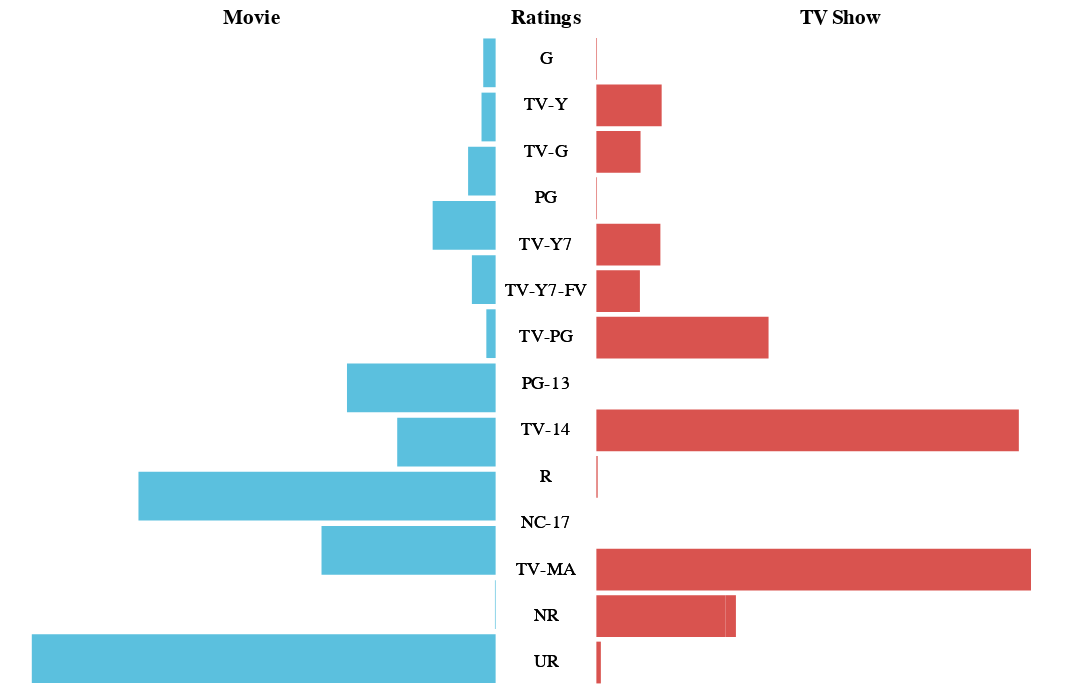

Here is the notebook cell this chart was saved with:
### Markdown cell above
#### Que: Which kind of content netflix uploads more for Teenages ?

### Code cell
rating_order = ['G', 'TV-Y', 'TV-G', 'PG', 'TV-Y7', 'TV-Y7-FV', 'TV-PG', 'PG-13', 'TV-14', 'R', 'NC-17', 'TV-MA']
base = alt.Chart(netflix_ratings).transform_calculate(
    type=alt.expr.if_(alt.datum.type == 0, 'Movie', 'TV Show')
    ).properties(
        height=400,
        width=300
    )

colors = alt.Scale(domain = ['Movie','TV Show'], range=['#5bc0de', '#d9534f'])

left = base.transform_filter(
        alt.datum.type == 'Movie'
                ).transform_joinaggregate(
                    TotalTime='sum(cnt)',
                ).transform_calculate(
                PercentOfTotal="datum.cnt / datum.TotalTime"
                ).encode(
                    y=alt.Y('rating:O', axis=None, sort=rating_order),
                    x=alt.X('PercentOfTotal:Q', axis=None, sort=alt.SortOrder('descending')),
                    color=alt.Color('type:N', scale=colors, legend=None)
                ).mark_bar().properties(title='Movie')
middle = base.encode(
    y=alt.Y('rating', axis=None, sort=rating_order),
    text=alt.Text('rating'),
    ).mark_text().properties(title = 'Ratings', width=30)

right = base.transform_filter(
        alt.datum.type == 'TV Show'
                ).transform_joinaggregate(
                    TotalTime='sum(cnt)',
                ).transform_calculate(
                PercentOfTotal="datum.cnt / datum.TotalTime"
                ).mark_text(
                        align='left',
                        baseline='middle',
                        fontSize = 20,
                        dx = 7
                ).encode(
                    y=alt.Y('rating:O', axis=None, sort=rating_order),
                    x=alt.X('PercentOfTotal:Q', axis=None),
                    text=alt.Text('PercentOfTotal:Q', format='%4.1f'),
                    color=alt.Color('type:N', scale=colors, legend=None)
                ).mark_bar().properties(title='TV Show')

alt.concat(left, middle, right, spacing=5).configure_axis(grid=False).configure_view(stroke=None)

### Figure 1 — Vega-Lite specification as saved in the notebook (floating-point values rounded to 4 significant figures)
{"config": {"view": {"continuousWidth": 400, "continuousHeight": 300, "stroke": null}, "axis": {"grid": false}}, "concat": [{"mark": "bar", "encoding": {"color": {"type": "nominal", "field": "type", "legend": null, "scale": {"domain": ["Movie", "TV Show"], "range": ["#5bc0de", "#d9534f"]}}, "x": {"type": "quantitative", "axis": null, "field": "PercentOfTotal", "sort": "descending"}, "y": {"type": "ordinal", "axis": null, "field": "rating", "sort": ["G", "TV-Y", "TV-G", "PG", "TV-Y7", "TV-Y7-FV", "TV-PG", "PG-13", "TV-14", "R", "NC-17", "TV-MA"]}}, "height": 400, "title": "Movie", "transform": [{"calculate": "if((datum.type === 0),'Movie','TV Show')", "as": "type"}, {"filter": "(datum.type === 'Movie')"}, {"joinaggregate": [{"op": "sum", "field": "cnt", "as": "TotalTime"}]}, {"calculate": "datum.cnt / datum.TotalTime", "as": "PercentOfTotal"}], "width": 300}, {"mark": "text", "encoding": {"text": {"type": "nominal", "field": "rating"}, "y": {"type": "nominal", "axis": null, "field": "rating", "sort": ["G", "TV-Y", "TV-G", "PG", "TV-Y7", "TV-Y7-FV", "TV-PG", "PG-13", "TV-14", "R", "NC-17", "TV-MA"]}}, "height": 400, "title": "Ratings", "transform": [{"calculate": "if((datum.type === 0),'Movie','TV Show')", "as": "type"}], "width": 30}, {"mark": "bar", "encoding": {"color": {"type": "nominal", "field": "type", "legend": null, "scale": {"domain": ["Movie", "TV Show"], "range": ["#5bc0de", "#d9534f"]}}, "text": {"type": "quantitative", "field": "PercentOfTotal", "format": "%4.1f"}, "x": {"type": "quantitative", "axis": null, "field": "PercentOfTotal"}, "y": {"type": "ordinal", "axis": null, "field": "rating", "sort": ["G", "TV-Y", "TV-G", "PG", "TV-Y7", "TV-Y7-FV", "TV-PG", "PG-13", "TV-14", "R", "NC-17", "TV-MA"]}}, "height": 400, "title": "TV Show", "transform": [{"calculate": "if((datum.type === 0),'Movie','TV Show')", "as": "type"}, {"filter": "(datum.type === 'TV Show')"}, {"joinaggregate": [{"op": "sum", "field": "cnt", "as": "TotalTime"}]}, {"calculate": "datum.cnt / datum.TotalTime", "as": "PercentOfTotal"}], "width": 300}], "data": {"name": "data-a3e8620ad865a748d1f2da2f3ec45625"}, "spacing": 5, "$schema": "https://vega.github.io/schema/vega-lite/v4.8.1.json", "datasets": {"data-a3e8620ad865a748d1f2da2f3ec45625": [{"rating": "G", "cnt": 36.0, "type": 0}, {"rating": "TV-Y", "cnt": 41.0, "type": 0}, {"rating": "TV-G", "cnt": 80.0, "type": 0}, {"rating": "PG", "cnt": 183.0, "type": 0}, {"rating": "TV-Y7", "cnt": 69.0, "type": 0}, {"rating": "TV-Y7-FV", "cnt": 27.0, "type": 0}, {"rating": "TV-PG", "cnt": 432.0, "type": 0}, {"rating": "PG-13", "cnt": 286.0, "type": 0}, {"rating": "TV-14", "cnt": 1038.0, "type": 0}, {"rating": "R", "cnt": 506.0, "type": 0}, {"rating": "NC-17", "cnt": 2.0, "type": 0}, {"rating": "TV-MA", "cnt": 1348.0, "type": 0}, {"rating": "NR", "cnt": 202.0, "type": 1}, {"rating": "UR", "cnt": 7.0, "type": 1}, {"rating": "G", "cnt": 1.0, "type": 1}, {"rating": "TV-Y", "cnt": 102.0, "type": 1}, {"rating": "TV-G", "cnt": 69.0, "type": 1}, {"rating": "PG", "cnt": 1.0, "type": 1}, {"rating": "TV-Y7", "cnt": 100.0, "type": 1}, {"rating": "TV-Y7-FV", "cnt": 68.0, "type": 1}, {"rating": "TV-PG", "cnt": 269.0, "type": 1}, {"rating": "PG-13", "cnt": 0.0, "type": 1}, {"rating": "TV-14", "cnt": 660.0, "type": 1}, {"rating": "R", "cnt": 2.0, "type": 1}, {"rating": "NC-17", "cnt": 0.0, "type": 2}, {"rating": "TV-MA", "cnt": 679.0, "type": 2}, {"rating": "NR", "cnt": 16.0, "type": 2}, {"rating": "UR", "cnt": 0.0, "type": 2}]}}
